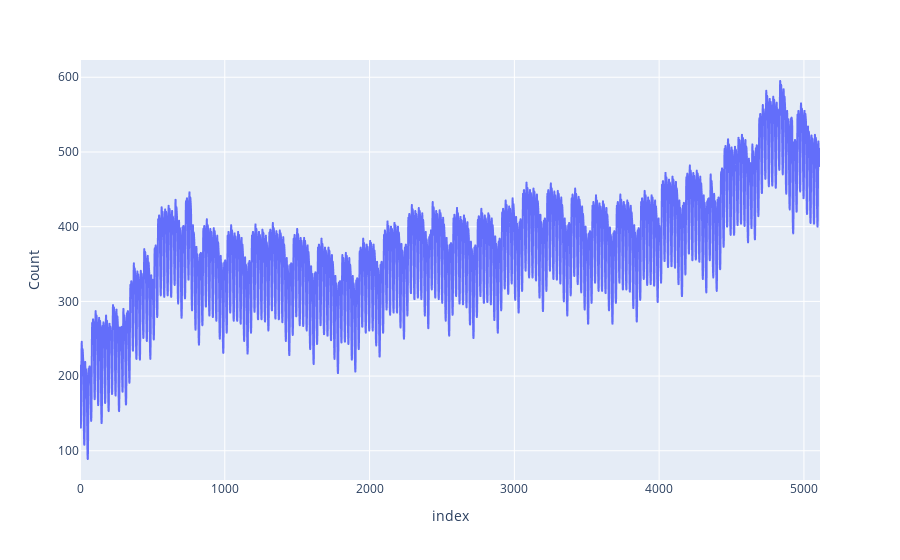

This figure's notebook cell:
### Code cell
px.line(test,y='Count')

### Figure 1 — Plotly figure (JSON) as saved in the notebook; plotly's stock layout.template omitted (floating-point values rounded to 4 significant figures; data arrays with more than 128 entries replaced by an {"elided": "..."} marker saying what was removed)
{"data": [{"hovertemplate": "index=%{x}<br>Count=%{y}<extra></extra>", "legendgroup": "", "line": {"color": "#636efa", "dash": "solid"}, "mode": "lines", "name": "", "showlegend": false, "type": "scattergl", "x": {"elided": "5112 int values"}, "xaxis": "x", "y": {"elided": "5112 int values"}, "yaxis": "y"}], "layout": {"legend": {"tracegroupgap": 0}, "margin": {"t": 60}, "xaxis": {"anchor": "y", "domain": [0, 1], "title": {"text": "index"}}, "yaxis": {"anchor": "x", "domain": [0, 1], "title": {"text": "Count"}}}}
